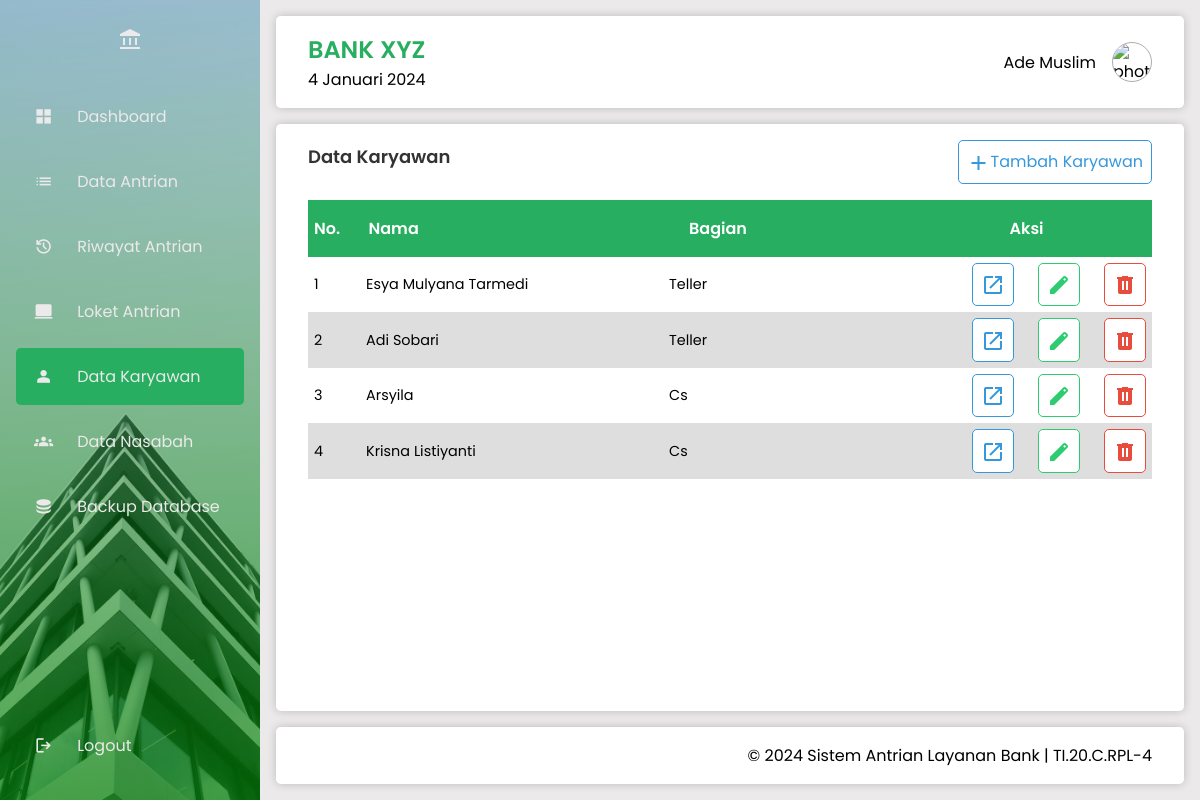
The page /data_karyawan/index.php (signed in) on the database its author committed.
### tables this page shows
CREATE TABLE `karyawan` (
  `id_karyawan` int NOT NULL AUTO_INCREMENT,
  `nik` varchar(16) NOT NULL,
  `nama` varchar(60) NOT NULL,
  `bagian` enum('teller','cs') NOT NULL,
  `no_hp` varchar(13) NOT NULL,
  `password` varchar(60) NOT NULL,
  `foto` varchar(120) NOT NULL,
  `role` varchar(8) NOT NULL DEFAULT 'karyawan',
  PRIMARY KEY (`id_karyawan`)
);

### data_karyawan/index.php (the view, shortened to what this page needs)
<?php
include '../header.php';
?>
    <main>
        <section class="data-section">
            <div class="data-info">
                <h2 class="data-title">Data Karyawan</h2>
                <button class="btn" onclick="window.location.href='add.php'"><span class="material-symbols-outlined">add</span>Tambah Karyawan</button>
            </div>
            <div class="data-table">
                <table>
                    <thead>
                        <tr class="flex-row">
                            <th class="first-th">No.</th>
                            <th>Nama</th>
                            <th>Bagian</th>
                            <th class="last-th">Aksi</th>
                        </tr>
                    </thead>
                    <tbody>
                    <?php
                    $no = 1;
                    $result = mysqli_query($conn, "SELECT * FROM karyawan") or die(mysqli_error($conn));
                    if (mysqli_num_rows($result) > 0) {
                        while ($data = mysqli_fetch_assoc(($result))) { ?>
                        <tr class="flex-row">
                            <td class="first-td"><?= $no++ ?></td>
                            <td><?= ucwords($data['nama']) ?></td>
                            <td><?= ucwords($data['bagian']) ?></td>
                            <td class="last-td">
                                <div class="btn-group">
                                    <button class="btn" onclick="openModalDetailKaryawan(<?= $data['id_karyawan'] ?>)">
                                        <span class="material-symbols-outlined">open_in_new</span>
                                    </button>
                                    <a href="edit.php?id=<?= $data['id_karyawan'] ?>" class="success-btn"><span class="material-symbols-outlined">edit</span></a>
                                    <a href="del.php?id=<?= $data['id_karyawan'] ?>" onclick="return confirm('Yakin akan menghapus data?')" class="secondary-btn" role="button" aria-label="Hapus data"><span class="material-symbols-outlined">delete</span></a>
                                </div>
                            </td>
                        </tr>
                        <?php
                        }
                    } else {
                        echo "<tr><td colspan=\"4\" align=\"center\">Data tidak ditemukan.</td></tr>";
                    }
                    ?>
                    </tbody>
                </table>
            </div>
        </section>
    </main>
<?php
include '../footer.php';

### _assets/css/style.css (style rules this page uses)
* { margin: 0; padding: 0; border: 0; font-size: 100%; font: inherit; vertical-align: baseline; box-sizing: border-box; }
html { font-size: 16px; }
html, body, div, span, h1, h2, h3, h4, h5, h6, p, a, img, ul, ol, li, table, tr, th, td, form, input, button { margin: 0; padding: 0; border: 0; font: inherit; vertical-align: baseline; box-sizing: border-box; }
a { text-decoration: none; color: inherit; }
.fade-in { opacity: 1; transition: opacity 0.5s ease-in; }
:root { --primary-color: #2ecc71; --primary-color-2: rgba(0, 255, 21, 0.1); --secondary-color: #27ae60; --accent-color: #3498db; --background-color: #ebe9e9; --light-text-color: #ebe9e9; --text-color: #333; --link-color: #2980b9; --success-color: #16a085; --error-color: #e74c3c; --warning-color: #ff4500; }
.material-symbols-outlined { font-variation-settings: 'FILL' 1, 'wght' 400, 'GRAD' 0, 'opsz' 24 }
body { display: flex; width: 100vw; height: 100vh; font-family: "Poppins", sans-serif; font-size: 1rem; }
h2 { font-size: 1.1rem; font-weight: 600; }
header, main, footer { padding: 1rem 2rem; }
header, main, footer { background-color: #fff; border-radius: .3rem; box-shadow: 0 0 10px rgba(0, 0, 0, 0.2); }
.card-title, .data-title { font-size: 18px; color: #333; margin-bottom: 10px; }
.data-section, .form-section { display: flex; width: 100%; flex-direction: column; gap: 1rem; justify-content: space-between; }
.data-info, .form-info { display: flex; justify-content: space-between; align-items: center; }
.data-table { overflow: auto; width: 100%; max-height: 300px; }
table { width: 100%; border-collapse: collapse; }
tbody { font-size: .9rem; }
th, td { text-align: left; width: 100%; }
th { padding: 16px 6px; font-weight: 600; }
td { padding: 6px; text-align: left; }
.flex-row { display: flex; justify-content: space-between; align-items: center; }
.last-th, .fix-th, .last-td, .fix-td { width: 45%; }
.last-td .btn-group { display: flex; justify-content: space-between; }
.first-th, .first-td { width: 15%; }
tbody tr:nth-child(even) { background-color: #dedede; }
thead { background-color: var(--secondary-color); color: #fff; position: sticky; top: 0; z-index: 1; }
tbody { max-height: 300px; overflow-y: auto; }
.data-table { scrollbar-width: thin; }
.btn, .btn:link, .btn:visited { display: inline-block; padding: 8px; font-size: 16px; text-align: center; text-decoration: none; cursor: pointer; border: 1px solid var(--accent-color); border-radius: 5px; color: var(--accent-color); background-color: #fff; transition: background-color 0.3s, color 0.3s; }
.secondary-btn, .secondary-btn:link, .secondary-btn:visited { display: inline-block; padding: 8px; font-size: 16px; text-align: center; text-decoration: none; cursor: pointer; border: 1px solid var(--error-color); border-radius: 5px; color: var(--error-color); background-color: #fff; transition: background-color 0.3s, color 0.3s; }
.success-btn, .success-btn:link, .success-btn:visited { display: inline-block; padding: 8px; font-size: 16px; text-align: center; text-decoration: none; cursor: pointer; border: 1px solid var(--primary-color); border-radius: 5px; color: var(--primary-color); background-color: #fff; transition: background-color 0.3s, color 0.3s; }
.material-symbols-outlined { font-size: 24px; vertical-align: middle; }
.btn-group { display: flex; gap: 1.5rem; }

### rows shown on the page
karyawan: nama "Esya Mulyana Tarmedi", bagian "Teller"
karyawan: nama "Adi Sobari", bagian "Teller"
karyawan: nama "Arsyila", bagian "Cs"
karyawan: nama "Krisna Listiyanti", bagian "Cs"

### other values the page prints
tanggalIndonesia() "4 Januari 2024"
$_SESSION['user_nama'] "Ade Muslim"
